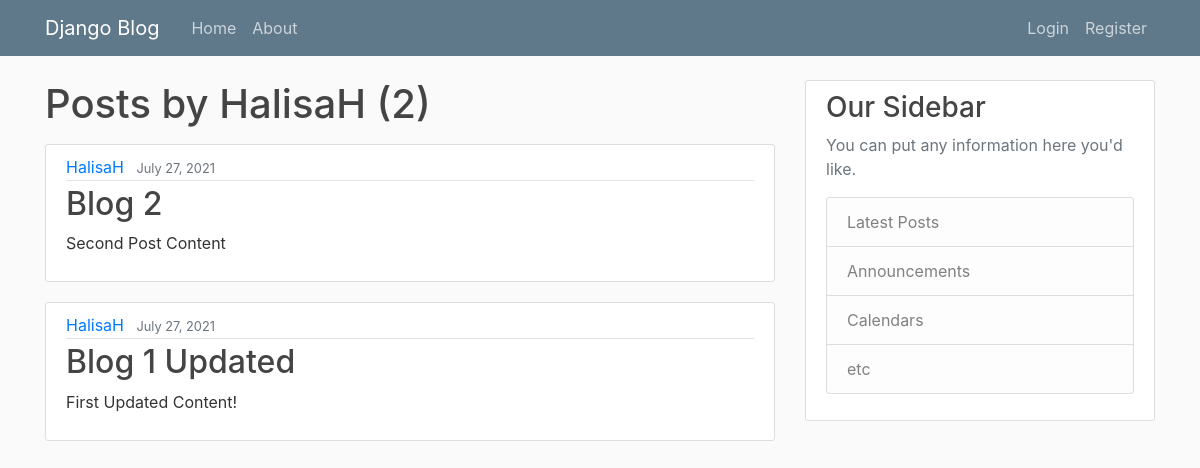
Before: /user/HalisaH with the older database file.
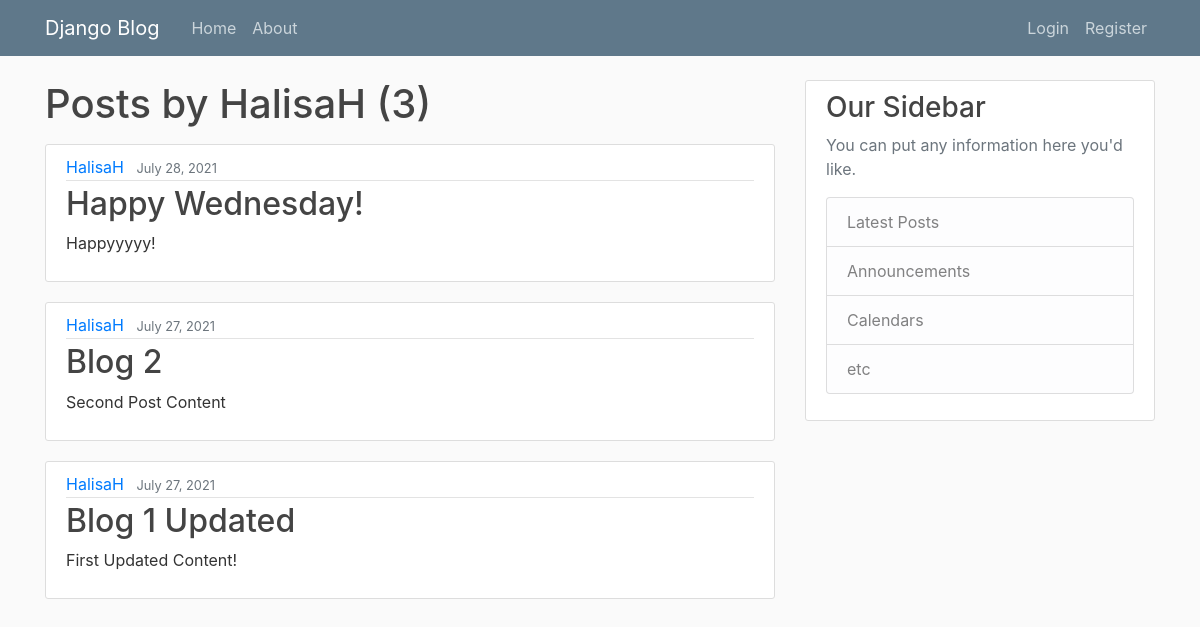
After: the same page with the newer database file.
### blog/models.py (models this page shows, shortened)
class Post(models.Model):
    title = models.CharField(max_length=100)
    content = models.TextField()
    date_posted = models.DateTimeField(default=timezone.now)
    author = models.ForeignKey(User, on_delete=models.CASCADE)

### blog/views.py (the view)
# urls.py: path('user/<str:username>', UserPostListView.as_view(), name='user-posts'),
class UserPostListView(ListView):
    model = Post
    template_name = 'blog/user_posts.html' #<app>/<model>_<viewtype>.html
    context_object_name = 'posts'
    paginate_by = 5
    def get_queryset(self):
        user = get_object_or_404(User, username=self.kwargs.get('username'))
        return Post.objects.filter(author=user).order_by('-date_posted')

### blog/templates/blog/user_posts.html (shortened to what this page needs)
{% extends "blog/base.html" %}
{% block content %}
    <h1 class ="mb-3">Posts by {{ view.kwargs.username }} ({{ page_obj.paginator.count }})</h1>
    {% for post in posts %}
        <article class="media content-section">
          <div class="media-body">
            <div class="article-metadata">
              <a class="mr-2" href="{% url 'user-posts' post.author.username %}">{{ post.author }}</a>
              <small class="text-muted">{{ post.date_posted|date:"F d, Y" }}</small>
            </div>
            <h2><a class="article-title" href="{% url 'post-detail' post.id %}">{{ post.title }}</a></h2>
            <p class="article-content">{{ post.content }}</p>
          </div>
        </article>
    {% endfor %}
{% endblock content %}

### blog/templates/blog/base.html (shortened to what this page needs)
{% load static %}
<!DOCTYPE html>
<html>
<head>
    <link rel="stylesheet" href="https://maxcdn.bootstrapcdn.com/bootstrap/4.0.0/css/bootstrap.min.css">
    <link rel="stylesheet" type="text/css" href="{% static 'blog/main.css' %}">
</head>
<body>
    <header class="site-header">
      <nav class="navbar navbar-expand-md navbar-dark bg-steel fixed-top">
        <div class="container">
          <a class="navbar-brand mr-4" href="{% url 'blog-home' %}">Django Blog</a>
          <div class="collapse navbar-collapse" id="navbarToggle">
            <div class="navbar-nav mr-auto">
              <a class="nav-item nav-link" href="{% url 'blog-home' %}">Home</a>
              <a class="nav-item nav-link" href="{% url 'blog-about' %}">About</a>
            </div>
            <div class="navbar-nav">
              {% if user.is_authenticated %}
                <a class="nav-item nav-link" href="{% url 'post-create' %}">New Post</a>
                <a class="nav-item nav-link" href="{% url 'profile' %}">Profile</a>
                <a class="nav-item nav-link" href="{% url 'logout' %}">Logout</a>
              {% else %}
                <a class="nav-item nav-link" href="{% url 'login' %}">Login</a>
                <a class="nav-item nav-link" href="{% url 'register' %}">Register</a>
              {% endif %}
            </div>
          </div>
        </div>
      </nav>
    </header>
    <main role="main" class="container">
      <div class="row">
        <div class="col-md-8">
          {% block content %}{% endblock %}
        </div>
        <div class="col-md-4">
          <div class="content-section">
            <h3>Our Sidebar</h3>
            <p class='text-muted'>You can put any information here you'd like.
              <ul class="list-group">
                <li class="list-group-item list-group-item-light">Latest Posts</li>
                <li class="list-group-item list-group-item-light">Announcements</li>
                <li class="list-group-item list-group-item-light">Calendars</li>
                <li class="list-group-item list-group-item-light">etc</li>
              </ul>
            </p>
          </div>
        </div>
      </div>
    </main>
</body>
</html>

### blog/static/blog/main.css (style rules this page uses)
body { background: #fafafa; color: #333333; margin-top: 5rem; }
h1, h2, h3, h4, h5, h6 { color: #444444; }
ul { margin: 0; }
.bg-steel { background-color: #5f788a; }
.site-header .navbar-nav .nav-link { color: #cbd5db; }
.content-section { background: #ffffff; padding: 10px 20px; border: 1px solid #dddddd; border-radius: 3px; margin-bottom: 20px; }
.article-title { color: #444444; }
.article-content { white-space: pre-line; }
.article-metadata { padding-bottom: 1px; margin-bottom: 4px; border-bottom: 1px solid #e3e3e3 }

Changed rows visible on the page:
added Post: author "HalisaH", date_posted "July 28, 2021", title "Happy Wednesday!", content "Happyyyyy!"
Other visible differences:
{{ page_obj.paginator.count }}: "2" → "3"
